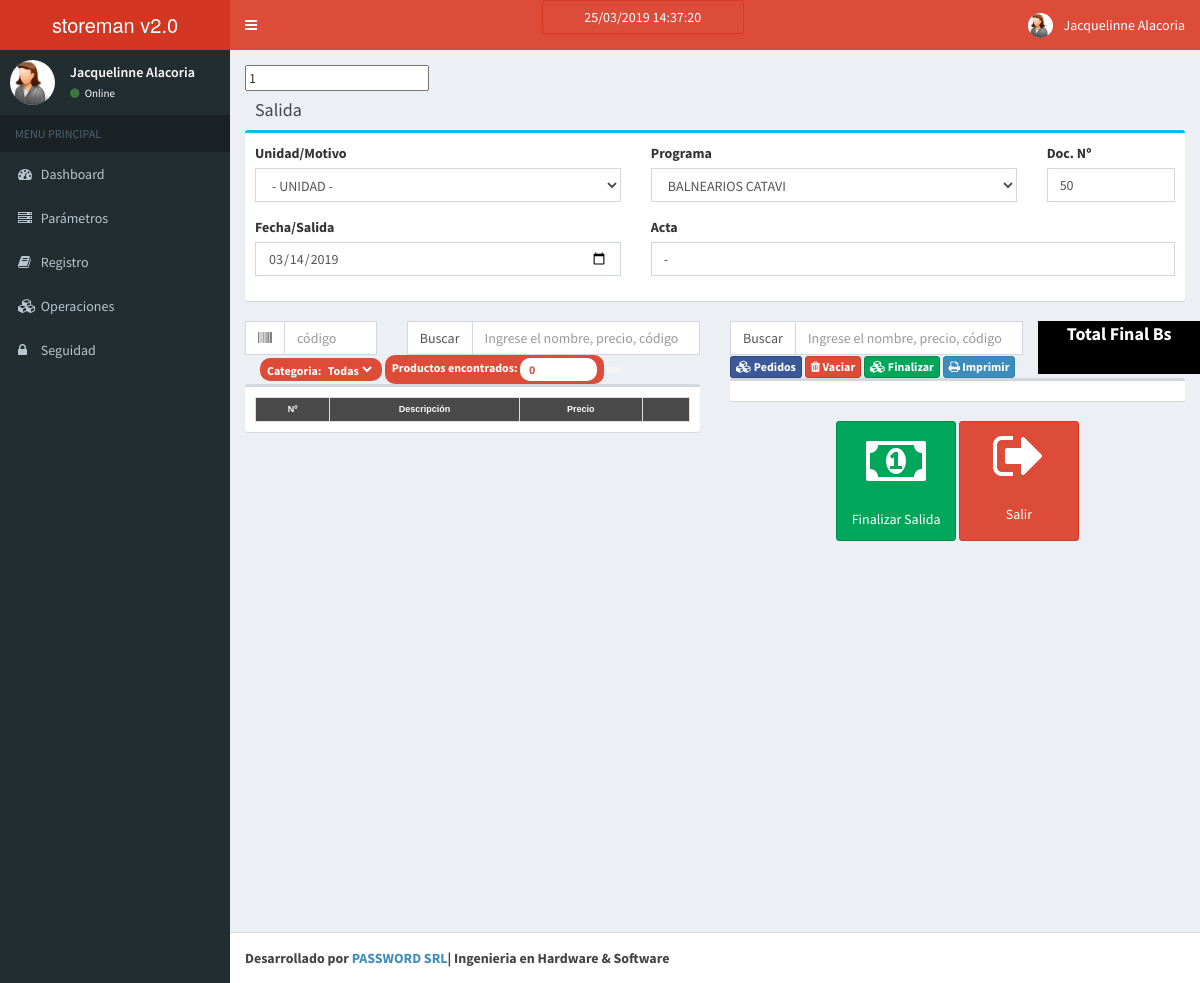
The app's page /salida/modificar_salida/2, older data.
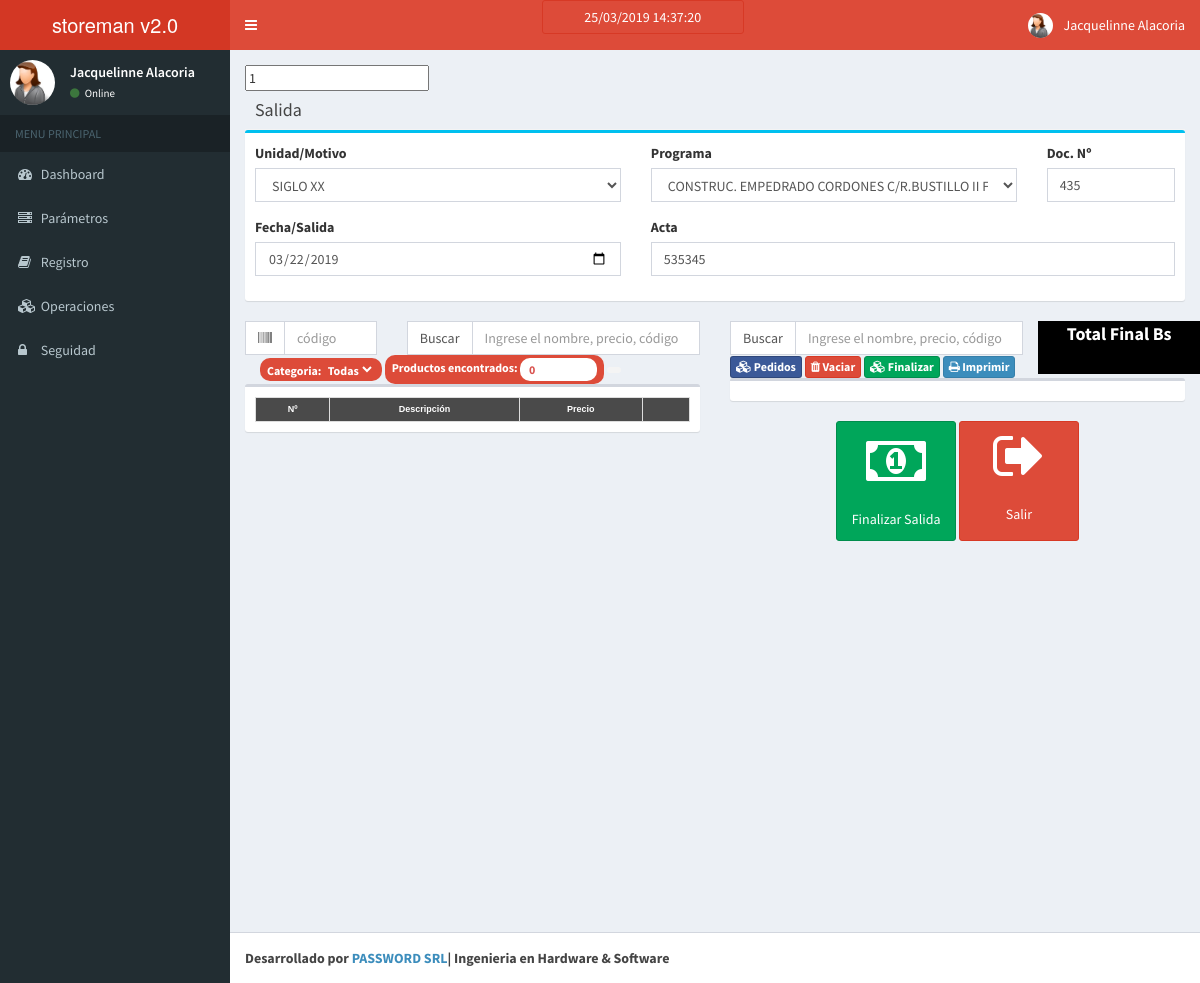
The same page, newer data.
### tables this page shows
CREATE TABLE `salida` (
  `salida_id` int(11) NOT NULL AUTO_INCREMENT,
  `unidad_id` int(11) DEFAULT NULL,
  `gestion_id` int(11) DEFAULT NULL,
  `usuario_id` int(11) DEFAULT NULL,
  `salida_motivo` varchar(120) DEFAULT NULL,
  `salida_fecha` date DEFAULT NULL,
  `salida_acta` varchar(150) DEFAULT NULL,
  `salida_obs` varchar(250) DEFAULT NULL,
  `salida_fechahora` datetime DEFAULT NULL,
  `salida_doc` varchar(250) DEFAULT NULL,
  `estado_id` int(11) DEFAULT '1',
  `programa_id` int(11) DEFAULT NULL,
  `salida_fechasal` date DEFAULT NULL,
  `salida_hora` time DEFAULT NULL,
  `salida_total` float(9,3) DEFAULT NULL,
  `salida_modificado` int(11) DEFAULT NULL,
  PRIMARY KEY (`salida_id`),
  UNIQUE KEY `salida_id` (`salida_id`),
  KEY `fk_salida_gestion` (`gestion_id`),
  KEY `fk_unidad_salida` (`unidad_id`),
  KEY `fk_usuario_salida` (`usuario_id`)
);

### application/controllers/Salida.php (called while the page is built, shortened)
<?php
class Salida extends CI_Controller{
    function __construct()
    {
        $this->load->model('Salida_model');
        $this->load->model('Detalle_salida_model');
        $this->load->model('Inventario_model');
        $this->load->helper('numeros');
    }
    function modificar_salida($salida_id)
    {
        $gestion_id = 1;
        $usuario_id = 1;
        $data['salida_id'] = $salida_id;
        $data['gestion_id'] = $gestion_id;
        $data['usuario_id'] = $usuario_id;
        $data['bandera'] = 1;
        if(isset($_POST) && count($_POST) > 0)
        {
            $params = array(
				'estado_id' => $this->input->post('estado_id'),
				'programa_id' => $this->input->post('programa_id'),
				'unidad_id' => $this->input->post('unidad_id'),
				'gestion_id' => $this->input->post('gestion_id'),
				'usuario_id' => $this->input->post('usuario_id'),
				'salida_motivo' => $this->input->post('salida_motivo'),
				'salida_fechasal' => $this->input->post('salida_fechasal'),
				'salida_acta' => $this->input->post('salida_acta'),
				'salida_obs' => $this->input->post('salida_obs'),
				'salida_fecha' => $this->input->post('salida_fecha'),
				'salida_doc' => $this->input->post('salida_doc'),
				'salida_hora' => $this->input->post('salida_hora'),
            );
            $salida_id = $this->Salida_model->add_salida($params);
            redirect('salida/index');
        }
        else
        {
            $this->load->model('Salida_model');
            $data['salida'] = $this->Salida_model->get_salida_by_id($salida_id);
            $this->Salida_model->cargar_detalle_salida($usuario_id,$salida_id);
            $this->load->model('Programa_model');
            $data['all_programa'] = $this->Programa_model->get_all_programa();
            $this->load->model('Unidad_model');
            $data['all_unidad'] = $this->Unidad_model->get_all_unidad();
            $data['_view'] = 'salida/nueva_salida';
            $this->load->view('layouts/main',$data);
        }
    }
}

### index.php (called while the page is built, shortened)
<?php
require_once BASEPATH.'core/CodeIgniter.php';

### application/models/Programa_model.php (called while the page is built, shortened)
<?php
class Programa_model extends CI_Model
{
    function get_all_programa()
    {
        $programa = $this->db->query("
            SELECT
                *
            FROM
                `programa`
            WHERE
                1 = 1
            ORDER BY `programa_nombre`
        ")->result_array();
        return $programa;
    }
}

### application/models/Salida_model.php (called while the page is built, shortened)
<?php
class Salida_model extends CI_Model
{
    function get_salida_by_id($salida_id)
    {
        $salida = $this->db->query("
            SELECT
                *
            FROM
                `salida`
            WHERE
                `salida_id` = ?
        ",array($salida_id))->row_array();
        return $salida;
    }
    function cargar_detalle_salida($usuario_id, $salida_id)
    {
        $sql ="insert into detalle_salida_aux(
                salida_id, articulo_id, programa_id,
                detallesal_cantidad, detallesal_precio, detallesal_total,
                usuario_id, detalleing_id
                )
                (select
                salida_id, articulo_id, programa_id,
                detallesal_cantidad, detallesal_precio, detallesal_total,
                ".$usuario_id." as usuario_id, detalleing_id
                from detalle_salida
                where salida_id = ".$salida_id.")";
        $this->db->query($sql);
        return true;
    }
}

### application/models/Unidad_model.php (called while the page is built, shortened)
<?php
class Unidad_model extends CI_Model
{
    function get_all_unidad()
    {
        $unidad = $this->db->query("
            SELECT
                *
            FROM
                `unidad`
            WHERE
                1 = 1
            ORDER BY `unidad_nombre`
        ")->result_array();
        return $unidad;
    }
}

### application/views/salida/nueva_salida.php (the view, shortened to what the changed rows need)
<link href="<?php echo base_url('resources/css/mitabla.css'); ?>" rel="stylesheet">
<link href="<?php echo base_url('resources/css/mitablaventas.css'); ?>" rel="stylesheet">
<div class="row">
    <div class="col-md-12">
      	<div class="box box-info">
          	<div class="box-body">
          		<div class="row clearfix">
					<div class="col-md-5">
						<div class="form-group">
                                                    <select name="unidad_id" class="form-control"  id="unidad_id" onchange="tablaresultados(3)">
								<option value="0">- UNIDAD -</option>
								<?php
								foreach($all_unidad as $unidad)
								{
									$selected = ($unidad['unidad_id'] == $salida['unidad_id']) ? ' selected="selected"' : "";
									echo '<option value="'.$unidad['unidad_id'].'" '.$selected.'>'.$unidad['unidad_nombre'].'</option>';
								}
								?>
							</select>
						</div>
					</div>
					<div class="col-md-5">
						<div class="form-group">
							<select name="programa_id" class="form-control" id="programa_id" onchange="tablaresultados(3)">
								<?php
								foreach($all_programa as $programa)
								{
									$selected = ($programa['programa_id'] == $salida['programa_id']) ? ' selected="selected"' : "";
									echo '<option value="'.$programa['programa_id'].'" '.$selected.'>'.$programa['programa_nombre'].'</option>';
								}
								?>
							</select>
						</div>
					</div>
					<div class="col-md-2">
						<div class="form-group">
							<input type="text" name="salida_doc" value="<?php echo ($this->input->post('salida_doc') ? $this->input->post('salida_doc') : $salida['salida_doc']); ?>" class="form-control" id="salida_doc" />
						</div>
					</div>
					<div class="col-md-5">
						<div class="form-group">
							<input type="date" name="salida_fechasal" value="<?php echo ($this->input->post('salida_fechasal') ? $this->input->post('salida_fechasal') : $salida['salida_fechasal']); ?>" class="form-control" id="salida_fechasal" />
						</div>
					</div>
					<div class="col-md-7">
						<div class="form-group">
							<input type="text" name="salida_acta" value="<?php echo ($this->input->post('salida_acta') ? $this->input->post('salida_acta') : $salida['salida_acta']); ?>" class="form-control" id="salida_acta" />
						</div>
					</div>
				</div>
			</div>
      	</div>
    </div>
</div>
<div class="row">
    <div class="col-md-6" >
        <div class="box">
            <div class="box-body  table-responsive">
                <table class="table  table-condensed table-striped" id="mitabla">
                    <tr>
                            <th>Nº</th>
                            <th>Descripción</th>
                            <th>Precio</th>
                            <th> </th>
                    </tr>
                </table>
            </div>
        </div>
    </div>
</div>

Row changes from the older to the newer data that the page shows:
changed salida: salida_doc "50" → "435"; salida_fechasal "03/14/2019" → "03/22/2019"; salida_acta "-" → "535345"
Text that changed along with them:
form field unidad_id: "- UNIDAD -" → "SIGLO XX"
form field programa_id: "BALNEARIOS CATAVI" → "CONSTRUC. EMPEDRADO CORDONES C/R.BUSTILLO II FASE"
